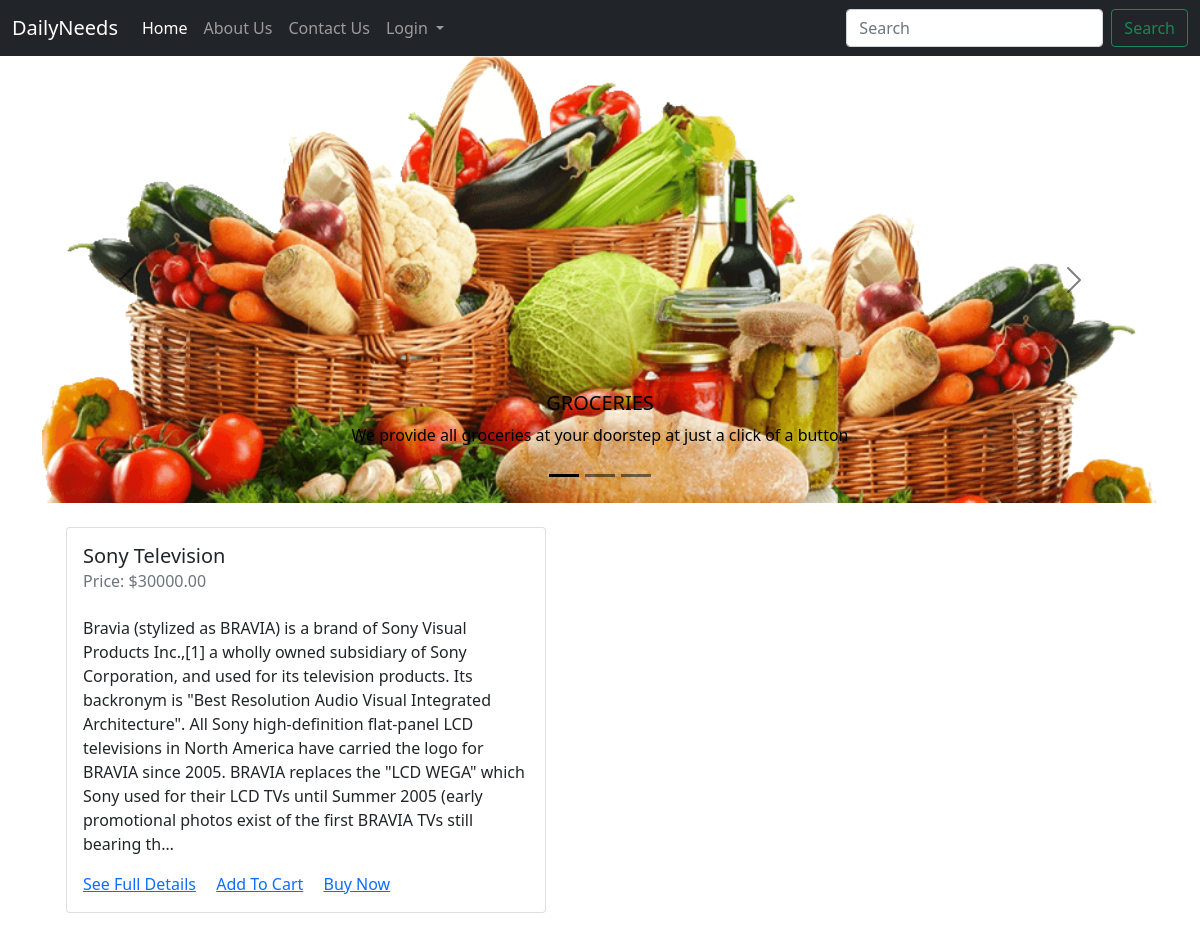
The page / on the database its author committed.
### home/models.py (models this page shows, shortened)
class Item(models.Model):
    name=models.CharField(max_length=300)
    price=models.IntegerField()
    category=models.CharField(max_length=20)
    description=models.TextField()
    store=models.CharField(max_length=300)
    timestamp=models.DateTimeField()
    slug=models.CharField(max_length=30)

### home/views.py (the view)
# urls.py: 2. Add a URL to urlpatterns:  path('', views.home, name='home')
def home(request):
    allItems=Item.objects.all()
    context={'allItems' : allItems}
    return render(request,'home/home.html',context)

### home/templates/home/home.html (shortened to what this page needs)
{% extends 'home/index.html' %}
{% block homeactive %}
  active
{% endblock homeactive %}
{% block main %}
<div class="container ">
    <div id="carouselExampleCaptions" class="carousel carousel-dark slide" data-bs-ride="carousel">
        <div class="carousel-indicators">
          <button type="button" data-bs-target="#carouselExampleCaptions" data-bs-slide-to="0" class="active" aria-current="true" aria-label="Slide 1"></button>
          <button type="button" data-bs-target="#carouselExampleCaptions" data-bs-slide-to="1" aria-label="Slide 2"></button>
          <button type="button" data-bs-target="#carouselExampleCaptions" data-bs-slide-to="2" aria-label="Slide 3"></button>
        </div>
        {% load static %}
        <div class="carousel-inner">
          <div class="carousel-item active">
            <img src= '{% static "home/image4.png" %}' class="d-block w-100" alt="My Image">
            <div class="carousel-caption d-none d-md-block">
              <h5>GROCERIES</h5>
              <p>We provide all groceries at your doorstep at just a click of a button</p>
            </div>
          </div>
        </div>
        <button class="carousel-control-prev" type="button" data-bs-target="#carouselExampleCaptions"  data-bs-slide="prev">
          <span class="carousel-control-prev-icon" aria-hidden="true"></span>
        </button>
        <button class="carousel-control-next" type="button" data-bs-target="#carouselExampleCaptions"  data-bs-slide="next">
          <span class="carousel-control-next-icon" aria-hidden="true"></span>
        </button>
      </div>
      {% for item in allItems %}
      <div class="card m-4" style="width: 30rem;">
        <div class="card-body">
          <h5 class="card-title">{{item.name}}</h5>
          <h6 class="card-subtitle mb-15 text-muted">Price: ${{item.price}}.00</h6>
          <br>
          <p class="card-text">{{item.description | truncatechars:500}}</p>
          <a href="/{{item.slug}}" class="card-link">See Full Details</a>
          <a href="#" class="card-link">Add To Cart</a>
          <a href="#" class="card-link">Buy Now</a>
        </div>
      </div>
      {% endfor %}
{% endblock %}

### home/templates/home/index.html (shortened to what this page needs)
<!doctype html>
<html lang="en">
  <head>
    <link href="https://cdn.jsdelivr.net/npm/bootstrap@5.0.0-beta2/dist/css/bootstrap.min.css" rel="stylesheet">
  </head>
  <body>
    <nav class="navbar navbar-expand-lg navbar-dark bg-dark">
        <div class="container-fluid">
          <a class="navbar-brand" href= "/">DailyNeeds</a>
          <div class="collapse navbar-collapse" id="navbarSupportedContent">
            <ul class="navbar-nav me-auto mb-2 mb-lg-0">
              <li class="nav-item">
                <a class="nav-link {% block homeactive %}{% endblock homeactive %} " aria-current="page" href= "/">Home</a>
              </li>
              <li class="nav-item">
                <a class="nav-link {% block aboutactive %}{% endblock aboutactive %}" href= "/about">About Us</a>
              </li>
              <li class="nav-item">
                <a class="nav-link {% block contactactive %}{% endblock contactactive %}" href= "/contact">Contact Us</a>
              </li>
              <li class="nav-item dropdown">
                {% if user.is_authenticated %}
                <a class="nav-link dropdown-toggle" href="#" id="navbarDropdown" role="button" data-bs-toggle="dropdown" aria-expanded="false">
                  Welcome {{request.user}}
                </a>
                <ul class="dropdown-menu" aria-labelledby="navbarDropdown">
                  <li><a class="dropdown-item" href="/logout">Logout</a></li>
                </ul>
                {% else %}
                <a class="nav-link dropdown-toggle" href="#" id="navbarDropdown" role="button" data-bs-toggle="dropdown" aria-expanded="false">
                  Login
                </a>
                {% endif %}
              </li>
            </ul>
            <form class="d-flex" method="GET" action="/search"  >
              <input class="form-control me-2" type="search" name="search" placeholder="Search" aria-label="Search">
              <button class="btn btn-outline-success" type="submit">Search</button>
            </form>
          </div>
        </div>
      </nav>
    {% block main %}
    {% endblock %}
  </body>
</html>

### rows shown on the page
Item: name "Sony Television", price "30000", description "Bravia (stylized as BRAVIA) is a brand of Sony Visual Products Inc.,[1] a wholly owned subsidiary of Sony Corporation, and used for its television products. Its backronym is \"Best Resolution Audio Visual Integrated Architecture\". All Sony high-definition flat-panel LCD televisions in North America have carried the logo for BRAVIA since 2005. BRAVIA replaces the \"LCD WEGA\" which Sony used for their LCD TVs until Summer 2005 (early promotional photos exist of the first BRAVIA TVs still bearing th…"
